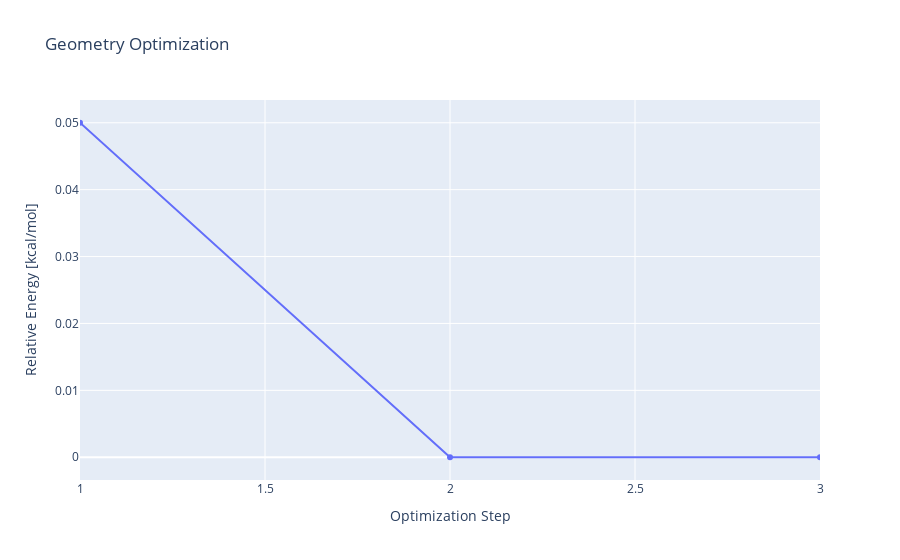
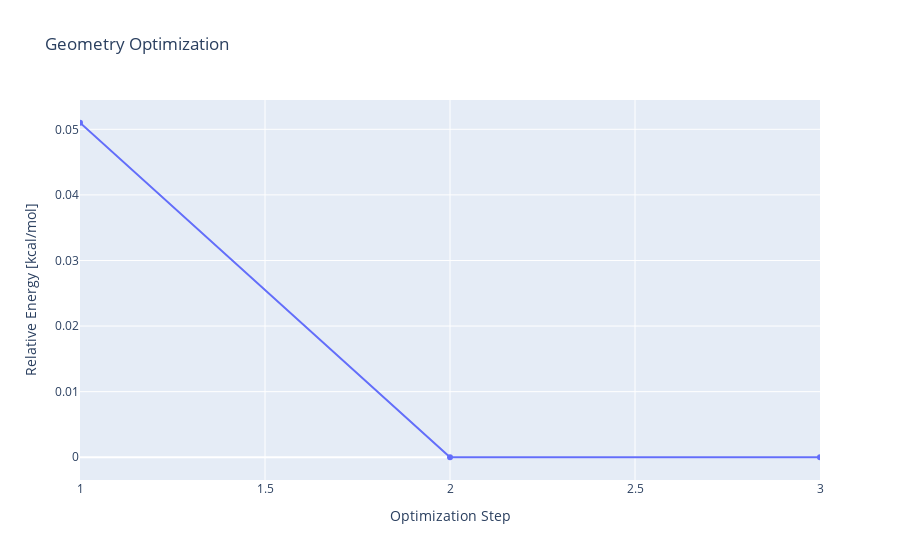
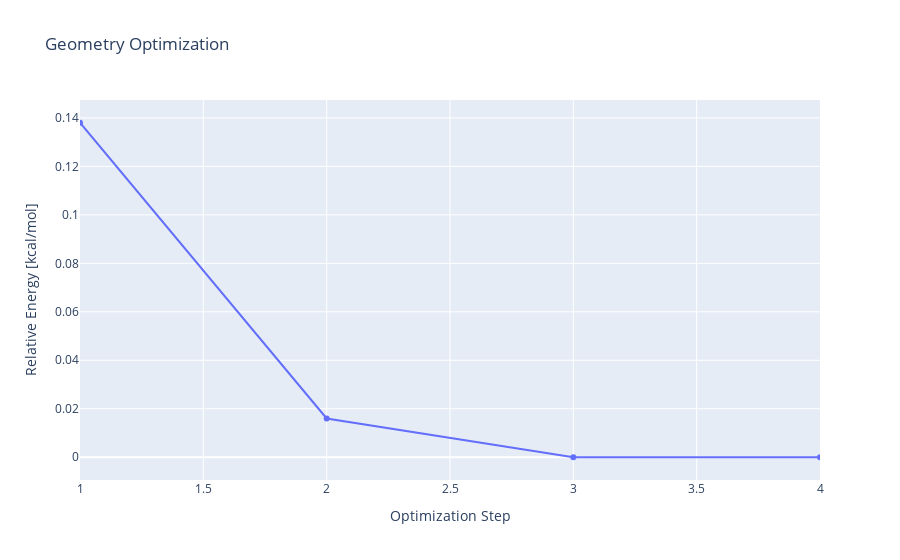
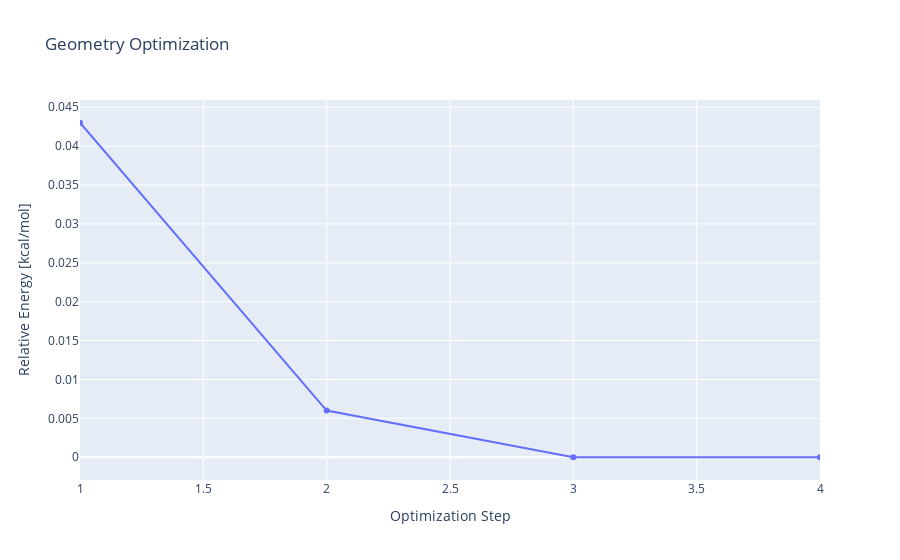

The cell these charts' notebook holds for them, in order:
### Code cell
CH4_energies=[]

for LoT in LoTs:
    optimisation=workflow(ds_mols,'CH4',LoT)
    optimisation.add_specification()
    optimisation.setup_molecule()
    optimisation.compute_molecule('basic_small')
    print(optimisation.get_results()[1].show_history())
    CH4_energies.append((optimisation.get_results()[1].get_final_energy()))
  
    
    

       
print(CH4_energies)

### Figure 1 — Plotly figure (JSON) as saved in the notebook; plotly's stock layout.template omitted (floating-point values rounded to 4 significant figures)
{"data": [{"mode": "lines+markers", "type": "scatter", "x": [1, 2, 3], "y": [0.05, 0, 0]}], "layout": {"title": {"text": "Geometry Optimization"}, "xaxis": {"range": [1, 3], "title": {"text": "Optimization Step"}}, "yaxis": {"title": {"text": "Relative Energy [kcal/mol]"}, "zeroline": true}}}

### Figure 2 — Plotly figure (JSON) as saved in the notebook; plotly's stock layout.template omitted (floating-point values rounded to 4 significant figures)
{"data": [{"mode": "lines+markers", "type": "scatter", "x": [1, 2, 3], "y": [0.051, 0, 0]}], "layout": {"title": {"text": "Geometry Optimization"}, "xaxis": {"range": [1, 3], "title": {"text": "Optimization Step"}}, "yaxis": {"title": {"text": "Relative Energy [kcal/mol]"}, "zeroline": true}}}

### Figure 3 — Plotly figure (JSON) as saved in the notebook; plotly's stock layout.template omitted (floating-point values rounded to 4 significant figures)
{"data": [{"mode": "lines+markers", "type": "scatter", "x": [1, 2, 3, 4], "y": [0.138, 0.016, 0, 0]}], "layout": {"title": {"text": "Geometry Optimization"}, "xaxis": {"range": [1, 4], "title": {"text": "Optimization Step"}}, "yaxis": {"title": {"text": "Relative Energy [kcal/mol]"}, "zeroline": true}}}

### Figure 4 — Plotly figure (JSON) as saved in the notebook; plotly's stock layout.template omitted (floating-point values rounded to 4 significant figures)
{"data": [{"mode": "lines+markers", "type": "scatter", "x": [1, 2, 3, 4], "y": [0.043, 0.006, 0, 0]}], "layout": {"title": {"text": "Geometry Optimization"}, "xaxis": {"range": [1, 4], "title": {"text": "Optimization Step"}}, "yaxis": {"title": {"text": "Relative Energy [kcal/mol]"}, "zeroline": true}}}
